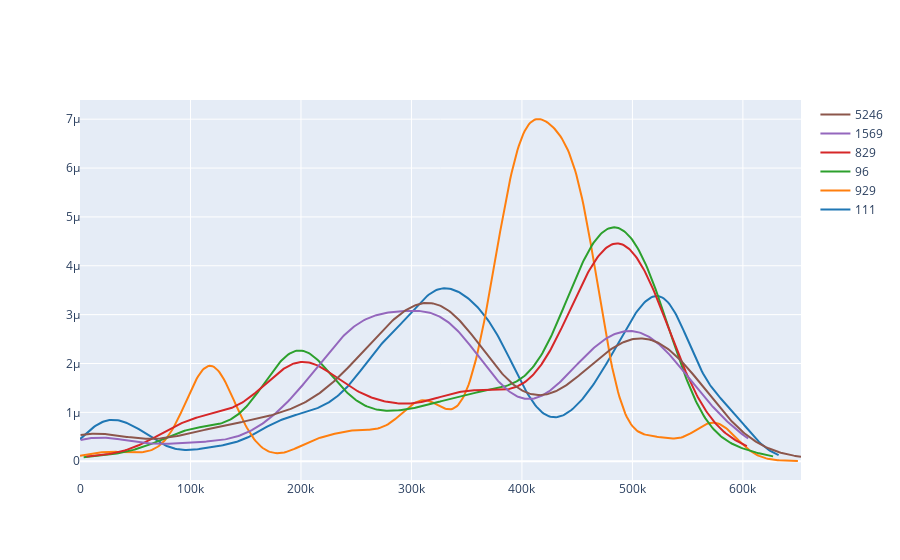

Write notebook code for a chart like this one.
### Markdown cell above
No Derates SPN
111       82750
829       11579
96        11437
639        8631
97         7438
596        6649

### Code cell
x1 = derated_111['DistanceLtd'].fillna(method = 'ffill').dropna()
x2 = derated_929['DistanceLtd'].fillna(method = 'ffill').dropna()
x3 = derated_96['DistanceLtd'].fillna(method = 'ffill').dropna()
x4 = derated_829['DistanceLtd'].fillna(method = 'ffill').dropna()
x5 = partial_derate_dist['DistanceLtd'].fillna(method = 'ffill').dropna()
x6 = full_derate_dist['DistanceLtd'].fillna(method = 'ffill').dropna()

hist_data = [x1, x2, x3, x4, x5, x6]

group_labels = ['111', '929', '96', '829', '1569', '5246']

fig = ff.create_distplot(hist_data, group_labels, show_hist=False, show_rug = False)

fig.show()

### Figure 1 — Plotly figure (JSON) as saved in the notebook; plotly's stock layout.template omitted (floating-point values rounded to 4 significant figures; data arrays with more than 128 entries replaced by an {"elided": "..."} marker saying what was removed)
{"data": [{"legendgroup": "111", "marker": {"color": "rgb(31, 119, 180)"}, "mode": "lines", "name": "111", "showlegend": true, "type": "scatter", "x": {"elided": "500 float values"}, "xaxis": "x", "y": {"elided": "500 float values"}, "yaxis": "y"}, {"legendgroup": "929", "marker": {"color": "rgb(255, 127, 14)"}, "mode": "lines", "name": "929", "showlegend": true, "type": "scatter", "x": {"elided": "500 float values"}, "xaxis": "x", "y": {"elided": "500 float values"}, "yaxis": "y"}, {"legendgroup": "96", "marker": {"color": "rgb(44, 160, 44)"}, "mode": "lines", "name": "96", "showlegend": true, "type": "scatter", "x": {"elided": "500 float values"}, "xaxis": "x", "y": {"elided": "500 float values"}, "yaxis": "y"}, {"legendgroup": "829", "marker": {"color": "rgb(214, 39, 40)"}, "mode": "lines", "name": "829", "showlegend": true, "type": "scatter", "x": {"elided": "500 float values"}, "xaxis": "x", "y": {"elided": "500 float values"}, "yaxis": "y"}, {"legendgroup": "1569", "marker": {"color": "rgb(148, 103, 189)"}, "mode": "lines", "name": "1569", "showlegend": true, "type": "scatter", "x": {"elided": "500 float values"}, "xaxis": "x", "y": {"elided": "500 float values"}, "yaxis": "y"}, {"legendgroup": "5246", "marker": {"color": "rgb(140, 86, 75)"}, "mode": "lines", "name": "5246", "showlegend": true, "type": "scatter", "x": {"elided": "500 float values"}, "xaxis": "x", "y": {"elided": "500 float values"}, "yaxis": "y"}], "layout": {"barmode": "overlay", "hovermode": "closest", "legend": {"traceorder": "reversed"}, "xaxis": {"anchor": "y2", "domain": [0, 1], "zeroline": false}, "yaxis": {"anchor": "free", "domain": [0, 1], "position": 0}}}
